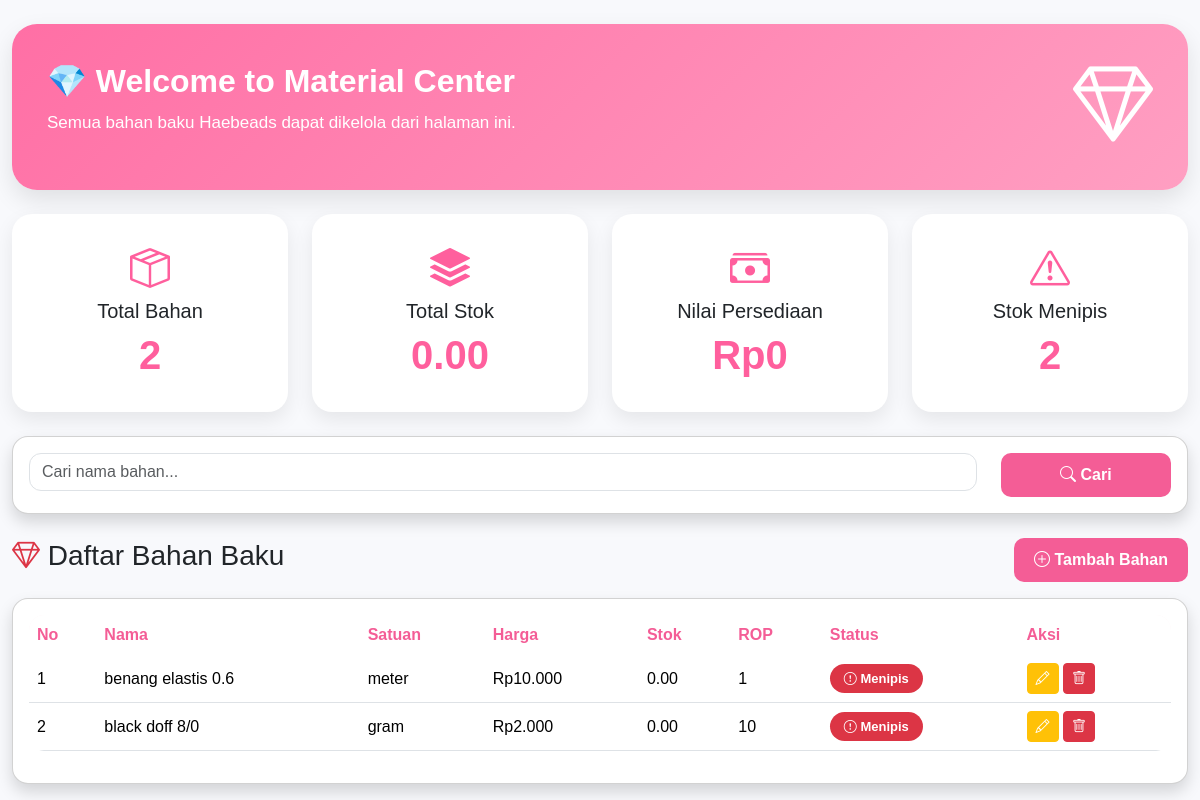
Page /haebeads/bahan_baku/index.php (signed in) on the committed database.
### tables this page shows
CREATE TABLE `bahan_baku` (
  `id_bahan` int(11) NOT NULL,
  `nama_bahan` varchar(100) NOT NULL,
  `satuan` varchar(30) NOT NULL,
  `stok` decimal(10,2) NOT NULL DEFAULT 0.00,
  `harga_satuan` decimal(10,2) NOT NULL,
  `rop` int(11) NOT NULL
);

### haebeads/bahan_baku/index.php (the view, shortened to what this page needs)
<?php
include "../config/koneksi.php";
$totalBahan = mysqli_fetch_assoc(mysqli_query($conn,"SELECT COUNT(*) AS total FROM bahan_baku"));
$totalStok = mysqli_fetch_assoc(mysqli_query($conn,"SELECT SUM(stok) AS total FROM bahan_baku"));
$totalNilai = mysqli_fetch_assoc(mysqli_query($conn,"SELECT SUM(stok * harga_satuan) AS total FROM bahan_baku"));
$totalROP = mysqli_fetch_assoc(mysqli_query($conn,"SELECT COUNT(*) AS total FROM bahan_baku WHERE stok<=rop"));
?>
<!DOCTYPE html>
<html lang="id">
<head>
<link href="https://cdn.jsdelivr.net/npm/bootstrap@5.3.3/dist/css/bootstrap.min.css" rel="stylesheet">
<link href="https://cdn.jsdelivr.net/npm/bootstrap-icons@1.11.3/font/bootstrap-icons.min.css" rel="stylesheet">
<link rel="stylesheet" href="../assets/css/dashboard.css">
</head>
<body>
<div class="container-fluid mt-4">
    <div class="welcome-box mb-4">
<div class="row align-items-center">
<div class="col-md-8">
<h2>
💎 Welcome to Material Center
</h2>
<p>
Semua bahan baku Haebeads dapat dikelola dari halaman ini.
</p>
</div>
<div class="col-md-4 text-end">
<i class="bi bi-gem display-1 text-white"></i>
</div>
</div>
</div>
<div class="row mb-4">
<div class="col-md-3">
<div class="stat-card">
<i class="bi bi-box-seam"></i>
<h5>Total Bahan</h5>
<h2><?= $totalBahan['total']; ?></h2>
</div>
</div>
<div class="col-md-3">
<div class="stat-card">
<i class="bi bi-stack"></i>
<h5>Total Stok</h5>
<h2><?= $totalStok['total'] ?? 0; ?></h2>
</div>
</div>
<div class="col-md-3">
<div class="stat-card">
<i class="bi bi-cash-stack"></i>
<h5>Nilai Persediaan</h5>
<h2>
Rp<?= number_format($totalNilai['total'] ?? 0, 0, ",", "."); ?>
</h2>
</div>
</div>
<div class="col-md-3">
<div class="stat-card">
<i class="bi bi-exclamation-triangle"></i>
<h5>Stok Menipis</h5>
<h2><?= $totalROP['total']; ?></h2>
</div>
</div>
</div>
<div class="card shadow rounded-4 mb-4">
<div class="card-body">
<form method="GET">
<div class="row">
<div class="col-md-10">
<input
type="text"
name="cari"
class="form-control"
placeholder="Cari nama bahan...">
</div>
<div class="col-md-2">
<button class="btn btn-pink w-100">
<i class="bi bi-search"></i>
Cari
</button>
</div>
</div>
</form>
</div>
</div>
<div class="d-flex justify-content-between align-items-center mb-3">
<h3>
<i class="bi bi-gem text-danger"></i>
Daftar Bahan Baku
</h3>
<a href="tambah.php" class="btn btn-pink">
<i class="bi bi-plus-circle"></i>
Tambah Bahan
</a>
</div>
<div class="card shadow rounded-4">
<div class="card-body">
<table class="table table-hover">
<thead>
<tr>
<th>No</th>
<th>Nama</th>
<th>Satuan</th>
<th>Harga</th>
<th>Stok</th>
<th>ROP</th>
<th>Status</th>
<th>Aksi</th>
</tr>
</thead>
<tbody>
    <?php
$no=1;
if(isset($_GET['cari'])){
$cari=$_GET['cari'];
$data=mysqli_query($conn,
"SELECT * FROM bahan_baku
WHERE nama_bahan LIKE '%$cari%'");
}else{
$data=mysqli_query($conn,
"SELECT * FROM bahan_baku");
}
while($d=mysqli_fetch_array($data)){
?>
<tr>
<td><?= $no++; ?></td>
<td><?= $d['nama_bahan']; ?></td>
<td><?= $d['satuan']; ?></td>
<td>
Rp<?= number_format($d['harga_satuan'],0,",","."); ?>
</td>
<td><?= $d['stok']; ?></td>
<td><?= $d['rop']; ?></td>
<td>
<?php if($d['stok'] <= $d['rop']){ ?>
<span class="badge bg-danger">
<i class="bi bi-exclamation-circle"></i>
Menipis
</span>
<?php } ?>
</td>
<td>
<a href="edit.php?id=<?= $d['id_bahan']; ?>" class="btn btn-warning btn-sm">
<i class="bi bi-pencil"></i>
</a>
<a href="hapus.php?id=<?= $d['id_bahan']; ?>"
class="btn btn-danger btn-sm"
onclick="return confirm('Yakin ingin menghapus?')">
<i class="bi bi-trash"></i>
</a>
</td>
</tr>
<?php } ?>
</tbody>
</table>
</div>
</div>
</div>
</body>
</html>

### haebeads/assets/css/dashboard.css (style rules this page uses)
* { margin:0; padding:0; box-sizing:border-box; font-family:'Poppins',sans-serif; }
body { background:#f8f9fc; }
.btn-pink { background:#f56b9a; color:white; border-radius:10px; padding:10px 20px; font-weight:600; }
.btn-pink { background:#f45d96; color:white; border:none; }
.form-control { border-radius:12px; }
.card { border-radius:20px; }
.welcome-box { background:linear-gradient(135deg,#ff6fa5,#ff9fc2); padding:35px; border-radius:25px; color:white; box-shadow:0 10px 25px rgba(0,0,0,.1); }
.welcome-box h2 { font-weight:700; }
.welcome-box p { font-size:17px; margin-top:10px; }
.stat-card { background:white; padding:25px; border-radius:20px; text-align:center; box-shadow:0 8px 20px rgba(0,0,0,.08); transition:.3s; }
.stat-card i { font-size:40px; color:#ff5f9d; margin-bottom:10px; }
.stat-card h2 { font-size:40px; color:#ff5f9d; font-weight:700; }
.table { border-radius:15px; overflow:hidden; }
.table thead { background:#fff3f7; }
.table thead th { color:#f45d96; font-weight:600; border:none; }
.table tbody tr { transition:.3s; }
.table td { vertical-align:middle; }
.badge { padding:8px 14px; border-radius:20px; font-size:13px; }
.btn-warning { color:white; }

### rows in the picture
bahan_baku: nama_bahan "benang elastis 0.6", satuan "meter", harga_satuan "10.000", stok "0.00", rop "1", shows "Menipis"
bahan_baku: nama_bahan "black doff 8/0", satuan "gram", harga_satuan "2.000", stok "0.00", rop "10", shows "Menipis"

### other values in the picture
$totalBahan['total'] "2"
$totalStok['total'] "0.00"
$totalNilai['total'] "0"
$totalROP['total'] "2"
